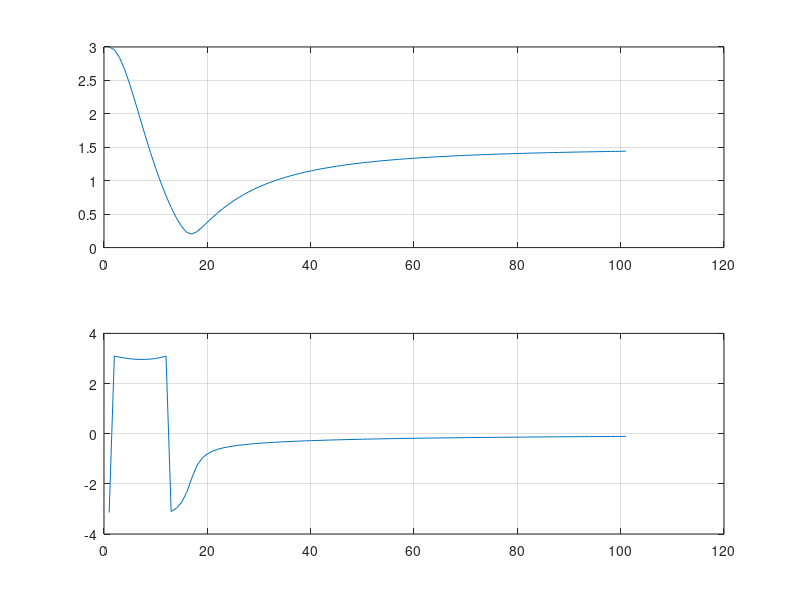
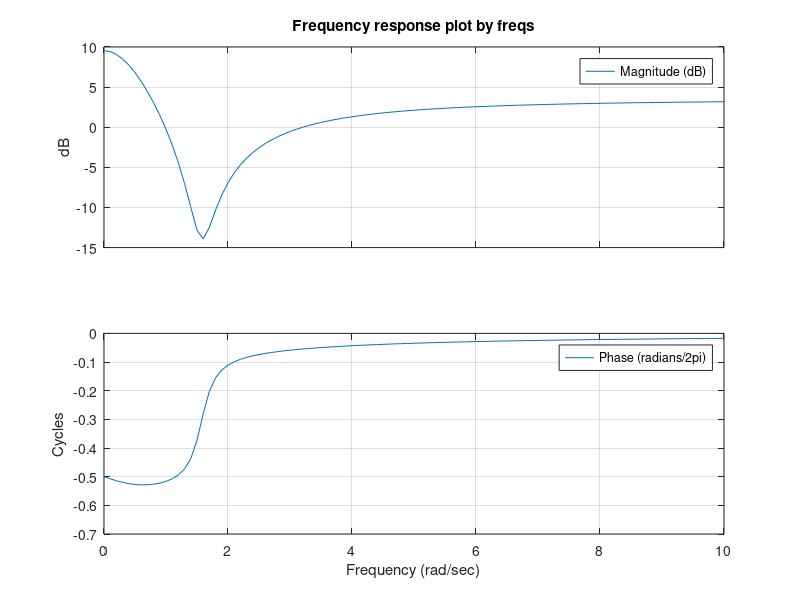

Reproduce these figures in MATLAB, in order.
% Example 3.60
clc; clear all; clf

num = [ 6 2 15 ]; 
den = [ 4 -3 -5];
w = 0 : 0.1 : 10;
H = freqs(num, den, w);
figure(1)
subplot(211); plot(abs(H));  grid on
subplot(212); plot(angle(H));  grid on

figure(2); freqs(num,den,w);
